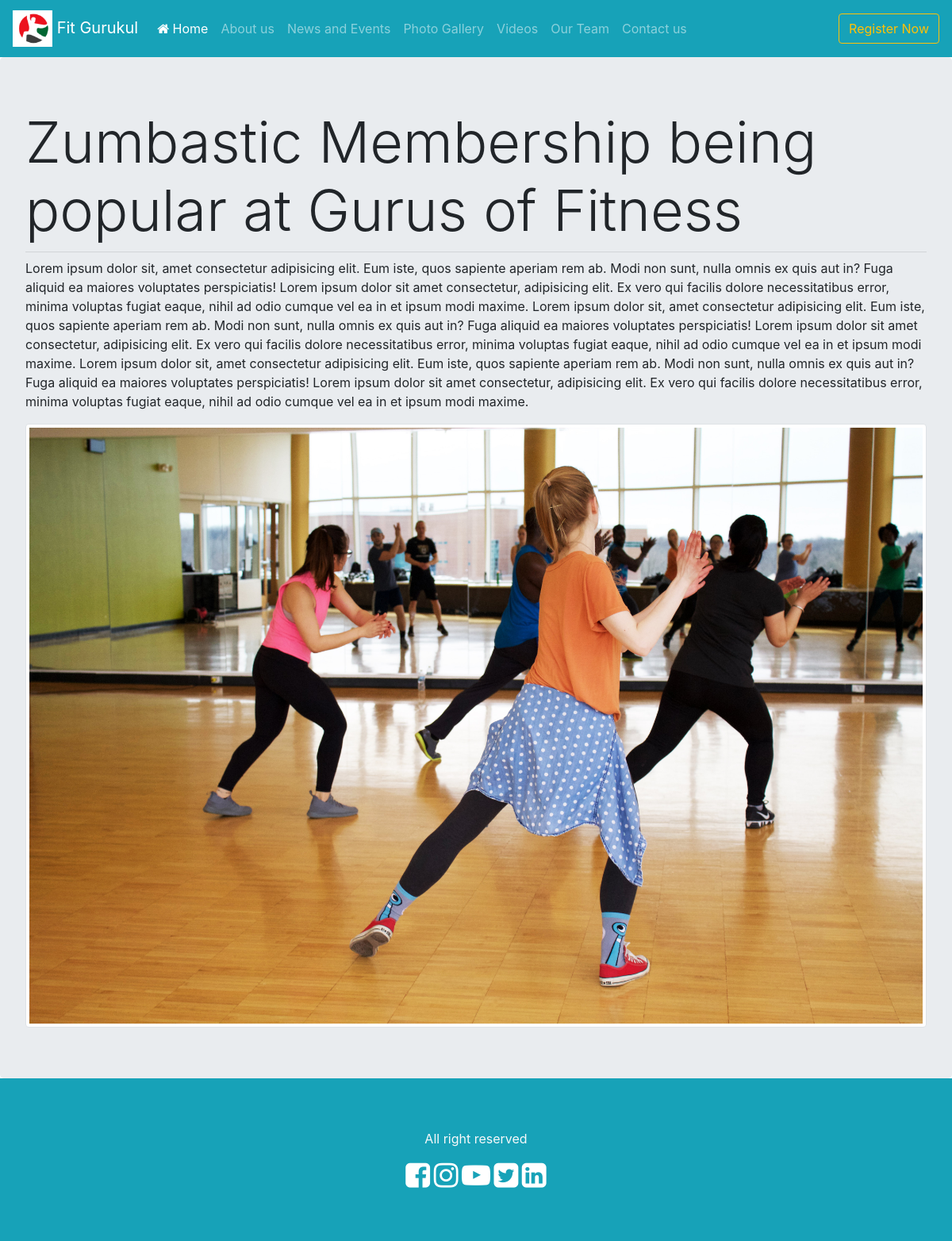
/post.php?id=2, run on the app's committed database.
### tables this page shows
CREATE TABLE `posts` (
  `id` int(10) NOT NULL,
  `title` varchar(250) NOT NULL,
  `content` varchar(1500) NOT NULL,
  `image` varchar(250) NOT NULL
);

### post.php (the view, shortened to what this page needs)
<!doctype html>
<html lang="en">
  <head>
    <link rel="stylesheet" href="https://cdnjs.cloudflare.com/ajax/libs/font-awesome/4.7.0/css/font-awesome.min.css">
    <link rel="stylesheet" href="https://stackpath.bootstrapcdn.com/bootstrap/4.3.1/css/bootstrap.min.css">
  </head>
  <body>
    <?php
    include 'header.php';
    ?>
    <?php
    include 'connection.php';
    if(isset($_GET['id']))
    {
    $postid=$_GET['id'];
    $query="select * from posts where id='$postid'";
    $run=mysqli_query($conn,$query);
    while($row=mysqli_fetch_array($run)){
        $b=$row['title'];
        $c=$row['content'];
        $d=$row['image'];
    ?>
      <div class="jumbotron" style="margin-bottom:0px">
        <h1 class="display-3"><?php echo $b; ?></h1>
        <hr class="my-2">
        <p><?php echo $c; ?></p>
        <img src="assets/images/<?php echo $d; ?>" alt="" class="img-thumbnail">
      </div>
      <?php
    }}
    ?>
    <?php
    include 'footer.php';
    ?>
  </body>
</html>

### data on the page
posts: title "Zumbastic Membership being popular at Gurus of Fitness", content "Lorem ipsum dolor sit, amet consectetur adipisicing elit. Eum iste, quos sapiente aperiam rem ab. Modi non sunt, nulla omnis ex quis aut in? Fuga aliquid ea maiores voluptates perspiciatis! Lorem ipsum dolor sit amet consectetur, adipisicing elit. Ex vero qui facilis dolore necessitatibus error, minima voluptas fugiat eaque, nihil ad odio cumque vel ea in et ipsum modi maxime. Lorem ipsum dolor sit, amet consectetur adipisicing elit. Eum iste, quos sapiente aperiam rem ab. Modi non sunt, nulla omnis ex quis aut in? Fuga aliquid ea maiores voluptates perspiciatis! Lorem ipsum dolor sit amet consectetur, adipisicing elit. Ex vero qui facilis dolore necessitatibus error, minima voluptas fugiat…", image (picture)
